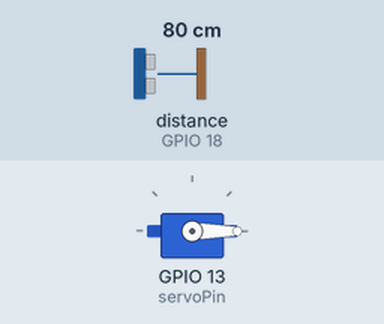
A sketch run on a simulated ESP32. Shown: servo. Wiring (inferred from the names in the program): ultrasonic range finder: trigger GPIO 5; echo GPIO 18. The test bench sets the inputs (shaded band); at power-on: distance to the obstacle (sensor on GPIO 18) 80 cm. The echo pulse lasts 58.3 µs per cm; WiFi joins after 1.5 s; servers stay silent unless stated; uploads are accepted with an empty reply; what the sketch prints to the serial monitor is not drawn.

Above: at 2.7 s.
2.8 s: distance to the obstacle (sensor on GPIO 18) set to 22 cm
6.9 s: distance to the obstacle (sensor on GPIO 18) set to 18 cm
At 9.2 s:
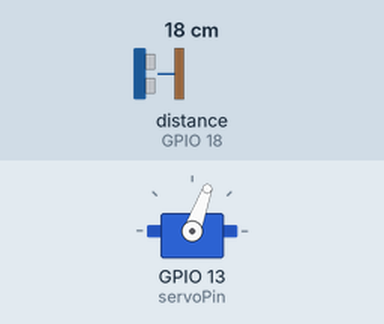
11.0 s: distance to the obstacle (sensor on GPIO 18) set to 35 cm
At 16.0 s:
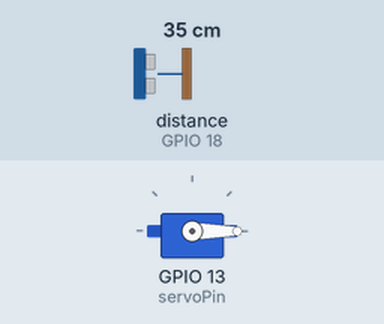
16.6 s: distance to the obstacle (sensor on GPIO 18) set to 2 cm
At 19.7 s:
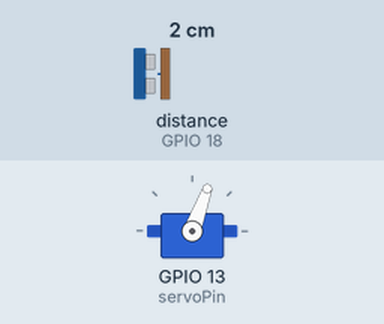
Timing chart, 0 to 21.2 s (numbered marks = the images above; inputs shaded):
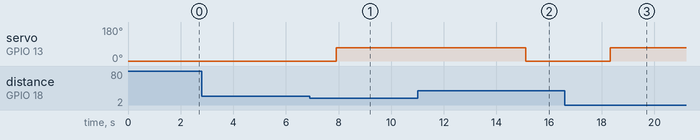

Measured:
- the behaviour switches between 21 and 20 cm on distance to the obstacle (sensor on GPIO 18) (found by bisection; images 0 and 1)
- after the input at 2.8 s, every drawn part: stays the same
- after the input at 6.9 s, servo on GPIO 13 (servoPin): 0° → 70° after 1.0 s
- after the input at 11.0 s, servo on GPIO 13 (servoPin): 70° → 0° after 4.1 s
- after the input at 16.6 s, servo on GPIO 13 (servoPin): 0° → 70° after 1.7 s

The sketch:

Smart_water_guteer_manager.ino
```cpp
#include <WiFi.h>
#include <HTTPClient.h>
#include <ESP32Servo.h>

// WiFi
const char* ssid = "RK";
const char* password = "triomemberstres(TMS)";

// Ubidots
const char* token = "BBUS-dC72KMsMoMRCqbjAFvd4lQlLKOG6HS"; // Ganti sama token lu
const char* deviceLabel = "smart-waste-gutter-manager"; // sesuai API label di Ubidots

// Ultrasonic & Servo
const int trigPin = 5;
const int echoPin = 18;
int servoPin = 13;
Servo myServo;

void setup() {
  myServo.attach(servoPin);
  Serial.begin(115200);
  pinMode(trigPin, OUTPUT);
  pinMode(echoPin, INPUT);
  myServo.write(0);

  WiFi.begin(ssid, password);
  Serial.print("Connecting to WiFi");
  while (WiFi.status() != WL_CONNECTED) {
    delay(500);
    Serial.print(".");
  }
  Serial.println("\nWiFi Connected!");
}

void loop() {
  float jarak = bacaJarak();
  Serial.print("Jarak: ");
  Serial.print(jarak);
  Serial.println(" cm");

  if (jarak > 20){
    myServo.write(0);
    Serial.println("Tutup");
    delay(1000);
  } else {
    myServo.write(70);
    Serial.println("Buka");
    delay(5000);
  }

  kirimKeUbidots(jarak);
  delay(2000); // jeda biar gak terlalu spam ke Ubidots
}

float bacaJarak() {
  digitalWrite(trigPin, LOW);
  delayMicroseconds(2);
  digitalWrite(trigPin, HIGH);
  delayMicroseconds(10);
  digitalWrite(trigPin, LOW);

  long durasi = pulseIn(echoPin, HIGH, 30000);
  float jarak = (durasi * 0.0343) / 2;

  return jarak;
}

void kirimKeUbidots(float value){
  if(WiFi.status()== WL_CONNECTED){
    HTTPClient http;
    String url = "http://industrial.api.ubidots.com/api/v1.6/devices/";
    url += deviceLabel;
    String payload = "{\"jarak\":" + String(value) + "}";

    http.begin(url);
    http.addHeader("Content-Type", "application/json");
    http.addHeader("X-Auth-Token", token);

    int httpResponseCode = http.POST(payload);

    if (httpResponseCode > 0){
      Serial.print("Data terkirim ke Ubidots! Code: ");
      Serial.println(httpResponseCode);
    } else {
      Serial.print("Error kirim data, code: ");
      Serial.println(httpResponseCode);
    }
    http.end();
  } else {
    Serial.println("WiFi belum konek bro!");
  }
}
```
